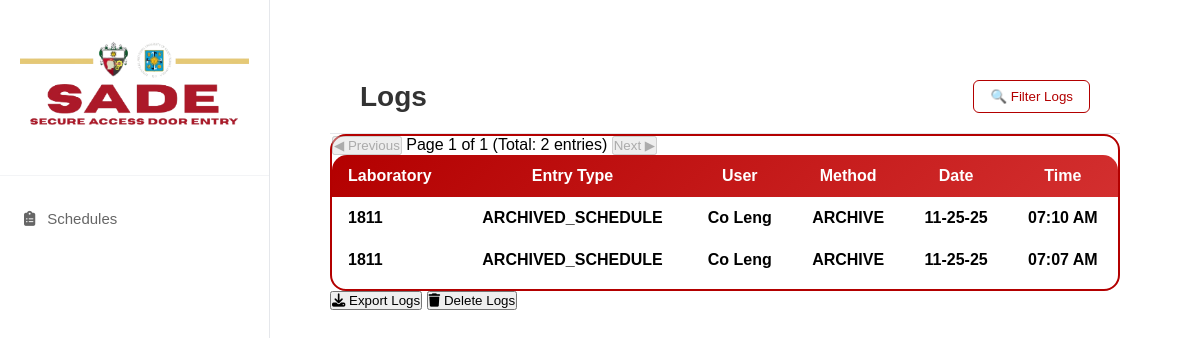
The page /public/logs.php on the database its author committed.
### tables this page shows
CREATE TABLE `access_logs` (
  `id` int(11) NOT NULL,
  `log_id` varchar(100) NOT NULL,
  `device_id` varchar(50) NOT NULL,
  `lab_id` varchar(10) NOT NULL,
  `user_id` varchar(50) DEFAULT NULL,
  `user_name` varchar(200) DEFAULT NULL,
  `action` varchar(50) NOT NULL,
  `method` varchar(50) DEFAULT NULL,
  `timestamp` timestamp NOT NULL DEFAULT current_timestamp()
);

### public/logs.php (the view, shortened to what this page needs)
<?php
require_once '../includes/db_connect.php';
$page = isset($_GET['page']) ? (int)$_GET['page'] : 1;
$limit = 10;
$offset = ($page - 1) * $limit;
$whereConditions = array();
$whereClause = !empty($whereConditions) ? "WHERE " . implode(" AND ", $whereConditions) : "";
$result = $conn->query("
    SELECT
        id,
        lab_id as laboratory,
        action as entry_type,
        DATE_FORMAT(timestamp, '%m-%d-%y') as date,
        DATE_FORMAT(timestamp, '%h:%i %p') as time,
        user_name,
        method
    FROM access_logs
    $whereClause
    ORDER BY timestamp DESC
    LIMIT $limit OFFSET $offset
");
$logs = $result->fetch_all(MYSQLI_ASSOC);
$count_result = $conn->query("SELECT COUNT(*) as total FROM access_logs $whereClause");
$count_row = $count_result->fetch_assoc();
$total_logs = $count_row['total'];
$total_pages = ceil($total_logs / $limit);
?>
<!DOCTYPE html>
<html lang="en">
<head>
    <link href="../assets/css/style.css" rel="stylesheet">
</head>
<body>
    <div class="main-container">
        <aside class="sidebar">
            <?php include '../includes/sidebar.php'; ?>
        </aside>
        <div class="main-content">
            <div class="header">
                <h1 class="page-title">Logs</h1>
                <div class="user-profile">
                    <button class="add-btn" onclick="toggleFilterPanel()">🔍 Filter Logs</button>
                </div>
            </div>
            <div class="table-wrapper">
                <div class="pagination-controls">
                    <button class="pagination-btn" onclick="previousPage()" <?php echo $page <= 1 ? 'disabled' : ''; ?>>◀ Previous</button>
                    <span class="pagination-info">Page <?php echo $page; ?> of <?php echo $total_pages ?: 1; ?> (Total: <?php echo $total_logs; ?> entries)</span>
                    <button class="pagination-btn" onclick="nextPage()" <?php echo $page >= $total_pages ? 'disabled' : ''; ?>>Next ▶</button>
                </div>
                <table>
                    <thead>
                        <tr>
                            <th>Laboratory</th>
                            <th>Entry Type</th>
                            <th>User</th>
                            <th>Method</th>
                            <th>Date</th>
                            <th>Time</th>
                        </tr>
                    </thead>
                    <tbody>
                        <?php
                            if (!empty($logs)) {
                                foreach ($logs as $log) {
                                    echo "
                                        <tr>
                                            <td>" . htmlspecialchars($log['laboratory']) . "</td>
                                            <td>" . htmlspecialchars($log['entry_type']) . "</td>
                                            <td>" . htmlspecialchars($log['user_name'] ?? '-') . "</td>
                                            <td>" . htmlspecialchars($log['method'] ?? '-') . "</td>
                                            <td>" . htmlspecialchars($log['date']) . "</td>
                                            <td>" . htmlspecialchars($log['time']) . "</td>
                                        </tr>
                                    ";
                                }
                            } else {
                                echo "<tr><td colspan='6' style='text-align:center; color:#999;'>No logs found matching your filters</td></tr>";
                            }
                        ?>
                    </tbody>
                </table>
            </div>
            <div class="logs-actions">
                <button class="btn-export" onclick="exportLogsHistory()">
                    <i class="fas fa-download"></i> Export Logs
                </button>
                <button class="btn-delete" onclick="deleteLogsHistory()">
                    <i class="fas fa-trash"></i> Delete Logs
                </button>
            </div>
        </div>
    </div>
</body>
</html>

### includes/sidebar.php (shortened to what this page needs)
<?php
$current_page = basename($_SERVER['PHP_SELF']);
?>
<head>
    <link href="../assets/css/style.css" rel="stylesheet">
    <link rel="stylesheet" href="https://cdnjs.cloudflare.com/ajax/libs/font-awesome/6.5.0/css/all.min.css">
</head>
<div class="sidebar">
    <div class="sidebar-header">
        <h2>
            <img src="../assets/images/sade-logo.png" alt="Logo" width="250" height="125">
        </h2>
    </div>
    <div class="sidebar-menu">
        <a href="../public/schedule-management.php"
           class="menu-item <?= ($current_page == 'schedule-management.php') ? 'active' : '' ?>">
            <i class="fas fa-clipboard-list"></i>
            Schedules
        </a>
    </div>
</div>

### assets/css/style.css (style rules this page uses)
* { margin: 0; padding: 0; box-sizing: border-box; }
body { font-family: -apple-system, BlinkMacSystemFont, "Segoe UI", Roboto, sans-serif; background-color: #f5f5f5; min-height: 100vh; }
.main-container { display: flex; min-height: 100vh; }
.main-content { margin-left: 250px; padding: 20px 40px; background: #f9fafb; min-height: 100vh; transition: margin-left 0.3s ease; flex: 1; background: white; }
.page-title { font-size: 28px; font-weight: bold; color: #333; }
.header { display: flex; justify-content: space-between; align-items: center; padding: 20px 30px; border-bottom: 1px solid #e5e7eb; }
.user-profile { display: flex; align-items: center; gap: 10px; cursor: pointer; }
body { font-family: "Poppins", sans-serif; background-color: #fff; margin: 40px; }
h2 { font-size: 24px; font-weight: 700; color: #333; }
.add-btn, .tech-btn { border: 1px solid #b30000; background-color: #fff; color: #b30000; padding: 8px 16px; border-radius: 6px; cursor: pointer; font-weight: 500; transition: 0.2s ease; }
.table-wrapper { border: 2px solid #b30000; border-radius: 16px; padding-bottom: 8px; }
table { width: 100%; border-collapse: collapse; overflow: hidden; }
thead tr { background: linear-gradient(135deg, #b30000, #d32f2f); color: white; }
th { padding: 14px 20px; text-align: center; font-weight: bold; }
td { padding: 14px 20px; text-align: center; font-weight: bold; }
th:first-child { border-top-left-radius: 15px; }
th:last-child { border-top-right-radius: 15px; }
.sidebar { width: 270px; height: 100vh; background: #ffffff; border-right: 1px solid #e5e7eb; display: flex; flex-direction: column; justify-content: space-between; position: fixed; left: 0; top: 0; }
.sidebar-header { text-align: center; padding: 20px; border-bottom: 1px solid #f3f4f6; }
.sidebar-header h2 img { max-width: 100%; height: auto; }
.sidebar-menu { flex: 1; display: flex; flex-direction: column; padding: 20px 0; }
.menu-item { display: flex; align-items: center; gap: 12px; padding: 14px 20px; color: #666; text-decoration: none; font-size: 15px; border-left: 4px solid transparent; transition: all 0.3s ease; }
.table-wrapper table { width: 100%; border-collapse: collapse; }
.table-wrapper table th, .table-wrapper table td { text-align: center; vertical-align: middle; padding: 12px 16px; }
.table-wrapper table th:first-child, .table-wrapper table td:first-child { text-align: left; }

### rows shown on the page
access_logs: lab "1811", action "ARCHIVED_SCHEDULE", user_name "Co Leng", method "ARCHIVE", date "11-25-25", time "07:10 AM"
access_logs: lab "1811", action "ARCHIVED_SCHEDULE", user_name "Co Leng", method "ARCHIVE", date "11-25-25", time "07:07 AM"

### other values the page prints
$page "1"
$total_pages ?: 1 "1"
$total_logs "2"
